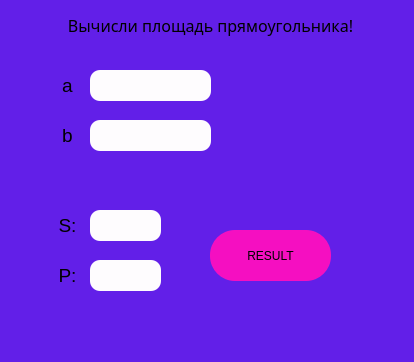
<?xml version="1.0" encoding="UTF-8"?>
<ui version="4.0">
 <class>MainWindow</class>
 <widget class="QMainWindow" name="MainWindow">
  <property name="geometry">
   <rect>
    <x>0</x>
    <y>0</y>
    <width>414</width>
    <height>362</height>
   </rect>
  </property>
  <property name="windowTitle">
   <string>App</string>
  </property>
  <property name="windowIcon">
   <iconset>
    <normaloff>../../Downloads/free-icon-calculator-4525741.png</normaloff>../../Downloads/free-icon-calculator-4525741.png</iconset>
  </property>
  <property name="styleSheet">
   <string notr="true">background: #621FE8
</string>
  </property>
  <widget class="QWidget" name="centralwidget">
   <widget class="QLabel" name="label">
    <property name="geometry">
     <rect>
      <x>40</x>
      <y>70</y>
      <width>55</width>
      <height>31</height>
     </rect>
    </property>
    <property name="font">
     <font>
      <pointsize>14</pointsize>
     </font>
    </property>
    <property name="text">
     <string>a</string>
    </property>
    <property name="alignment">
     <set>Qt::AlignCenter</set>
    </property>
   </widget>
   <widget class="QLineEdit" name="lineEdit">
    <property name="geometry">
     <rect>
      <x>90</x>
      <y>70</y>
      <width>121</width>
      <height>31</height>
     </rect>
    </property>
    <property name="styleSheet">
     <string notr="true">QLineEdit {

background: #FEFCFE;
border-radius: 10px;


}</string>
    </property>
   </widget>
   <widget class="QLabel" name="label_2">
    <property name="geometry">
     <rect>
      <x>40</x>
      <y>120</y>
      <width>55</width>
      <height>31</height>
     </rect>
    </property>
    <property name="font">
     <font>
      <pointsize>14</pointsize>
     </font>
    </property>
    <property name="text">
     <string>b</string>
    </property>
    <property name="alignment">
     <set>Qt::AlignCenter</set>
    </property>
   </widget>
   <widget class="QLineEdit" name="lineEdit_2">
    <property name="geometry">
     <rect>
      <x>90</x>
      <y>120</y>
      <width>121</width>
      <height>31</height>
     </rect>
    </property>
    <property name="styleSheet">
     <string notr="true">QLineEdit {

background: #FEFCFE;
border-radius: 10px;
}</string>
    </property>
   </widget>
   <widget class="QLabel" name="label_3">
    <property name="geometry">
     <rect>
      <x>40</x>
      <y>210</y>
      <width>55</width>
      <height>31</height>
     </rect>
    </property>
    <property name="font">
     <font>
      <pointsize>14</pointsize>
     </font>
    </property>
    <property name="text">
     <string>S:</string>
    </property>
    <property name="alignment">
     <set>Qt::AlignCenter</set>
    </property>
   </widget>
   <widget class="QLabel" name="label_4">
    <property name="geometry">
     <rect>
      <x>40</x>
      <y>260</y>
      <width>55</width>
      <height>31</height>
     </rect>
    </property>
    <property name="font">
     <font>
      <pointsize>14</pointsize>
     </font>
    </property>
    <property name="text">
     <string>P:</string>
    </property>
    <property name="alignment">
     <set>Qt::AlignCenter</set>
    </property>
   </widget>
   <widget class="QLineEdit" name="lineEdit_3">
    <property name="geometry">
     <rect>
      <x>90</x>
      <y>210</y>
      <width>71</width>
      <height>31</height>
     </rect>
    </property>
    <property name="styleSheet">
     <string notr="true">QLineEdit {

background: #FEFCFE;
border-radius: 10px;
}</string>
    </property>
   </widget>
   <widget class="QLineEdit" name="lineEdit_4">
    <property name="geometry">
     <rect>
      <x>90</x>
      <y>260</y>
      <width>71</width>
      <height>31</height>
     </rect>
    </property>
    <property name="styleSheet">
     <string notr="true">QLineEdit {

background: #FEFCFE;
border-radius: 10px;
}</string>
    </property>
   </widget>
   <widget class="QPushButton" name="pushButton">
    <property name="geometry">
     <rect>
      <x>210</x>
      <y>230</y>
      <width>121</width>
      <height>51</height>
     </rect>
    </property>
    <property name="styleSheet">
     <string notr="true">QPushButton{
	font: 8pt &quot;Tahoma&quot;;
background: #F50FC1;
border-radius: 25px;
}


QPushButton::hover{
background: #FF2074;
border-radius: 25px;
}


</string>
    </property>
    <property name="text">
     <string>RESULT</string>
    </property>
   </widget>
   <widget class="QLabel" name="label_5">
    <property name="geometry">
     <rect>
      <x>0</x>
      <y>10</y>
      <width>421</width>
      <height>31</height>
     </rect>
    </property>
    <property name="font">
     <font>
      <family>Segoe MDL2 Assets</family>
      <pointsize>12</pointsize>
     </font>
    </property>
    <property name="styleSheet">
     <string notr="true">QLabel {

font-family: 
	font: 8pt &quot;Swis721 BlkCn BT&quot;;

rgb(85, 170, 127)

}</string>
    </property>
    <property name="text">
     <string>Вычисли площадь прямоугольника!</string>
    </property>
    <property name="alignment">
     <set>Qt::AlignCenter</set>
    </property>
   </widget>
   <widget class="QLabel" name="label_6">
    <property name="geometry">
     <rect>
      <x>100</x>
      <y>220</y>
      <width>55</width>
      <height>16</height>
     </rect>
    </property>
    <property name="styleSheet">
     <string notr="true">QLabel {

background: #FEFCFE;
border-radius: 10px;
}</string>
    </property>
    <property name="text">
     <string/>
    </property>
    <property name="alignment">
     <set>Qt::AlignCenter</set>
    </property>
   </widget>
   <widget class="QLabel" name="label_7">
    <property name="geometry">
     <rect>
      <x>100</x>
      <y>270</y>
      <width>55</width>
      <height>16</height>
     </rect>
    </property>
    <property name="styleSheet">
     <string notr="true">QLabel {

background: #FEFCFE;
border-radius: 10px;
}</string>
    </property>
    <property name="text">
     <string/>
    </property>
    <property name="alignment">
     <set>Qt::AlignCenter</set>
    </property>
   </widget>
  </widget>
  <widget class="QMenuBar" name="menubar">
   <property name="geometry">
    <rect>
     <x>0</x>
     <y>0</y>
     <width>414</width>
     <height>26</height>
    </rect>
   </property>
  </widget>
  <widget class="QStatusBar" name="statusbar"/>
 </widget>
 <resources/>
 <connections/>
</ui>
